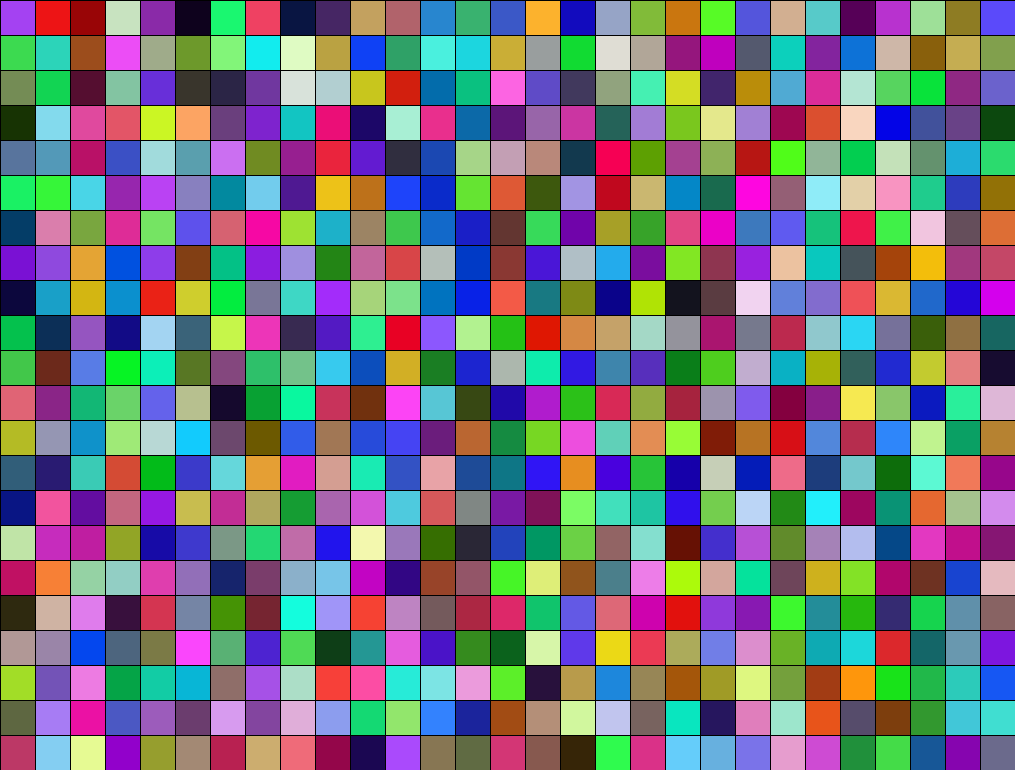
Frame 1 (no input)
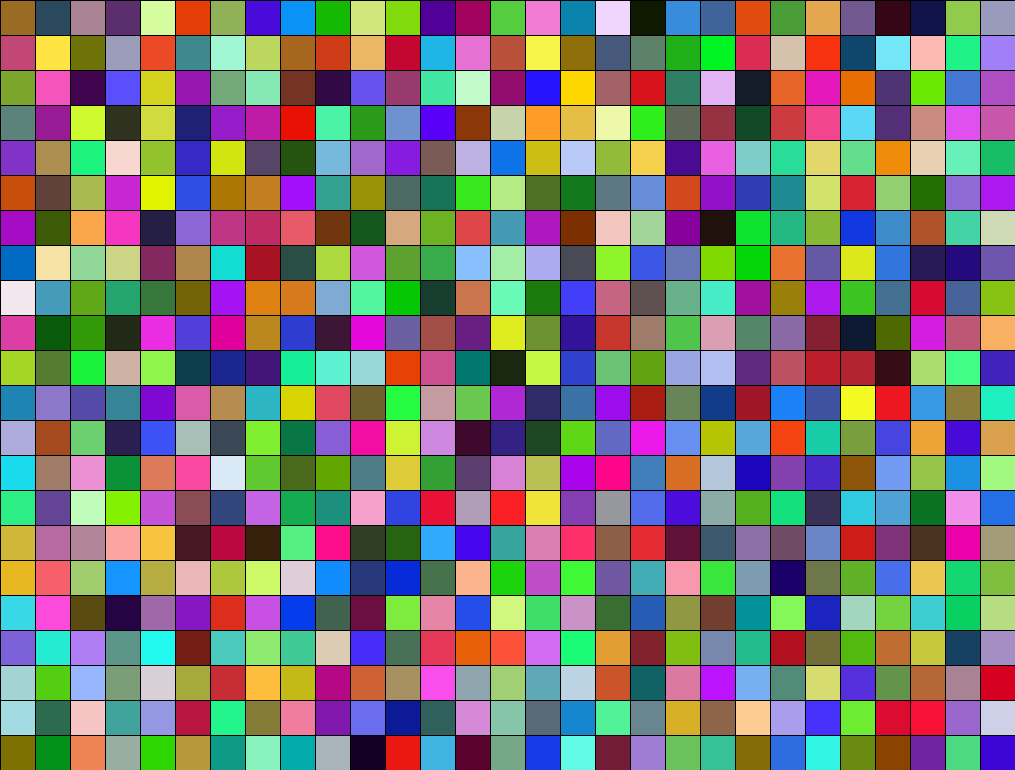
Frame 60 (the mouse pressed at the canvas centre just before this capture)
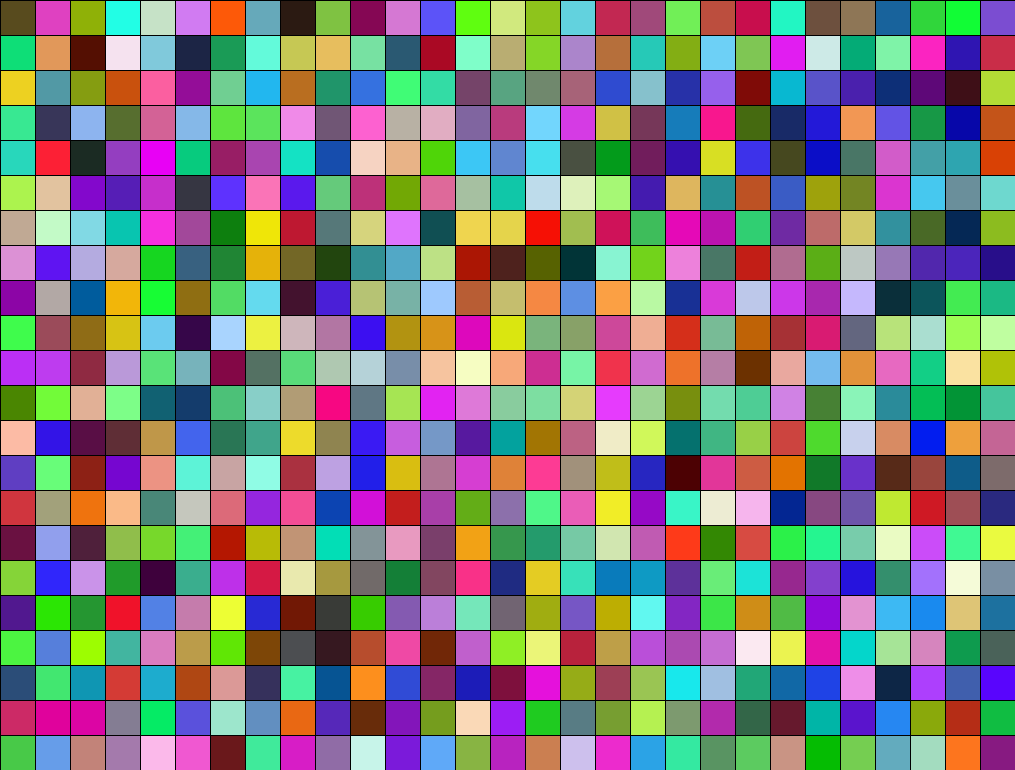
Frame 120 (the mouse held since frame 60 and released just before this capture)

The Processing sketch that drew these frames (run headless with seeded random() and noise(); from frame 60 on, the mouse is pressed at the canvas centre):

// Processing sketch: processing_99128
// ── processing_99128.pde

int NumBars = 35;
int cols, rows;

void setup()
{
  size(1015, 770);
  background(0);
  // how many columns and rows do we need?
  cols = width/NumBars;
  rows = height/NumBars;
}

void draw (){  
  strokeWeight(1); 
      // Begin loop for columns
      for (int i = 0; i < cols; i++) {
      // Begin loop for rows
      for (int j = 0; j < rows; j++) {
      
      // Scaling up to draw a rectangle at (x,y)
      int x = i*NumBars; //  width
      int y = j*NumBars; // height
      
      // Draw the rectangle with a random color.
      stroke(0);
      fill(random(255),random(255), random(255));
      rect(x,y,NumBars,NumBars); 
    }
  }
}
